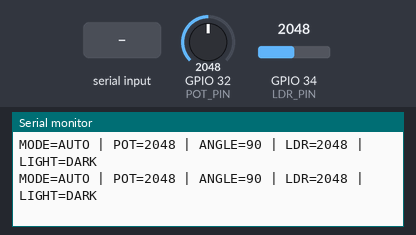
Bench run of a sketch on a simulated ESP32. On the bench: the last lines printed to the serial monitor. The test bench sets the inputs (shaded band); at power-on: GPIO 34 (LDR_PIN) = 2048, GPIO 32 (POT_PIN) = 2048.

Above: at 1.2 s.
1.3 s: GPIO 34 (LDR_PIN) set to 1931
At 1.32 s:
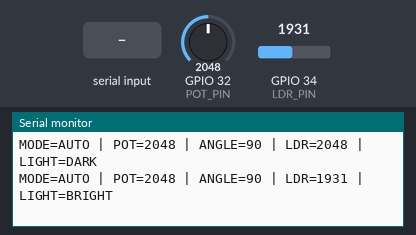
3.2 s: "2" received over Serial
At 3.24 s:
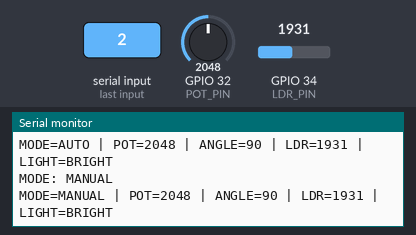
4.7 s: "4" received over Serial
At 4.76 s:
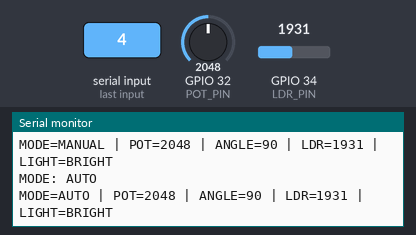
6.2 s: GPIO 32 (POT_PIN) set to 1960
At 6.27 s:
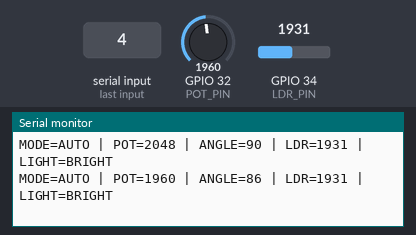
7.7 s: GPIO 32 (POT_PIN) set to 2040
At 7.79 s:
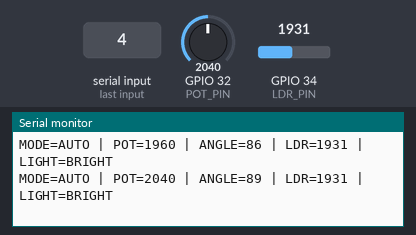
9.2 s: GPIO 34 (LDR_PIN) set to 2040
At 9.2 s:
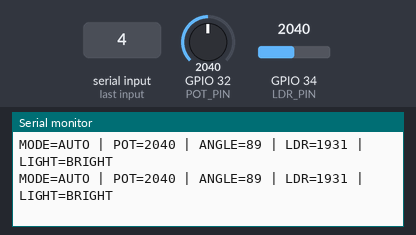
Timing chart, 0 to 11.7 s (numbered marks = the images above; inputs shaded):
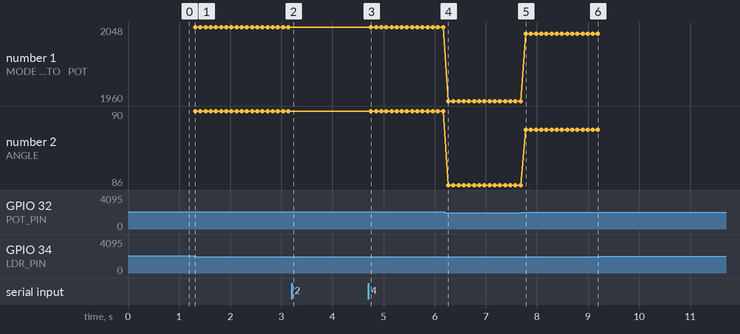

The sketch:

MASTER_CODE.ino
```cpp
#include <WiFi.h>        // Enables WiFi functionality required for ESP-NOW
#include <esp_now.h>    // Enables ESP-NOW peer-to-peer communication (no router needed)

/* =========================================================
   PIN DEFINITIONS
   Define which ESP32 pins are connected to sensors
   ========================================================= */
#define POT_PIN 32      // Analog pin connected to the potentiometer
#define LDR_PIN 34      // Analog pin connected to the LDR (light sensor)

/* =========================================================
   LIGHT THRESHOLD
   Used to decide whether the environment is DARK or BRIGHT
   ========================================================= */
#define LIGHT_THRESHOLD 2000   // ADC value below this means DARK

/* =========================================================
   MODE DEFINITIONS
   AUTO  : System controlled by sensors
   MANUAL: User controls system via Serial commands
   ========================================================= */
#define MODE_AUTO   0
#define MODE_MANUAL 1

/* =========================================================
   SLAVE MAC ADDRESS
   MAC address of the ESP32 that will receive data (SLAVE)
   ========================================================= */
uint8_t SLAVE_MAC[] = {0x00, 0x70, 0x07, 0x83, 0x77, 0x40};

/* =========================================================
   DATA PACKET STRUCTURE
   This structure bundles all data sent via ESP-NOW
   ========================================================= */
typedef struct {
  int angle;            // Servo angle calculated from potentiometer
  bool isDark;          // Light condition flag (true = DARK)
  int potValue;         // Raw potentiometer ADC value (0–4095)
  int ldrValue;         // Raw LDR ADC value (0–4095)
  uint8_t mode;         // Current operating mode (AUTO / MANUAL)
  uint8_t manualLed;    // LED control in MANUAL mode (1 = ON, 0 = OFF)
} DataPacket;

DataPacket data;        // Instance of the data packet

/* =========================================================
   SETUP FUNCTION
   Runs once when ESP32 starts
   ========================================================= */
void setup() {
  Serial.begin(115200);   // Start Serial Monitor for debugging

  // Configure sensor pins as inputs
  pinMode(POT_PIN, INPUT);
  pinMode(LDR_PIN, INPUT);

  // Initialize default system state
  data.mode = MODE_AUTO;     // Start in AUTO mode
  data.manualLed = 0;        // LED OFF by default

  // Set ESP32 to Station mode (required for ESP-NOW)
  WiFi.mode(WIFI_STA);

  // Initialize ESP-NOW protocol
  esp_now_init();

  // Register the SLAVE ESP32 as a peer
  esp_now_peer_info_t peer = {};
  memcpy(peer.peer_addr, SLAVE_MAC, 6);
  esp_now_add_peer(&peer);

  // Display system status and available commands
  Serial.println("MASTER READY");
  Serial.println("Commands: 2=MANUAL, 4=AUTO, 1=LED ON, 0=LED OFF");
}

/* =========================================================
   SERIAL COMMAND HANDLER
   Reads and processes user commands from Serial Monitor
   ========================================================= */
void handleSerial() {
  if (!Serial.available()) return;  // Exit if no input

  char cmd = Serial.read();          // Read one character

  // Switch to MANUAL mode
  if (cmd == '2') {
    data.mode = MODE_MANUAL;
    Serial.println("MODE: MANUAL");
  }

  // Switch to AUTO mode
  else if (cmd == '4') {
    data.mode = MODE_AUTO;
    Serial.println("MODE: AUTO");
  }

  // Turn LED ON (only in MANUAL mode)
  else if (cmd == '1' && data.mode == MODE_MANUAL) {
    data.manualLed = 1;
    Serial.println("LED: ON");
  }

  // Turn LED OFF (only in MANUAL mode)
  else if (cmd == '0' && data.mode == MODE_MANUAL) {
    data.manualLed = 0;
    Serial.println("LED: OFF");
  }
}

/* =========================================================
   MAIN LOOP
   Runs continuously after setup()
   ========================================================= */
void loop() {
  handleSerial();   // Check for user input

  // Read analog sensor values
  int potValue = analogRead(POT_PIN);  // Potentiometer value
  int ldrValue = analogRead(LDR_PIN);  // LDR value

  // AUTO MODE logic
  if (data.mode == MODE_AUTO) {

    // Convert potentiometer reading to servo angle (0–180°)
    data.angle = map(potValue, 0, 4095, 0, 180);

    // Determine light condition
    data.isDark = (ldrValue < LIGHT_THRESHOLD);
  }

  // Store raw sensor readings for monitoring
  data.potValue = potValue;
  data.ldrValue = ldrValue;

  // Send the data packet to the SLAVE ESP32 via ESP-NOW
  esp_now_send(SLAVE_MAC, (uint8_t *)&data, sizeof(data));

  /* ---------------------------------------------------------
     SERIAL MONITOR OUTPUT (for debugging and observation)
     --------------------------------------------------------- */
  Serial.print("MODE=");
  Serial.print(data.mode == MODE_AUTO ? "AUTO" : "MANUAL");
  Serial.print(" | POT=");
  Serial.print(potValue);
  Serial.print(" | ANGLE=");
  Serial.print(data.angle);
  Serial.print(" | LDR=");
  Serial.print(ldrValue);
  Serial.print(" | LIGHT=");
  Serial.println(data.isDark ? "BRIGHT" : "DARK");

  delay(100);  // Small delay to stabilize readings and communication
}
```

Measured:
- the behaviour switches between 2000 and 1999 on GPIO 34 (LDR_PIN) (found by bisection; images 0 and 1)
- after the input at 1.3 s, the serial monitor: prints a new line at once (image 1)
- after the input at 3.2 s, the serial monitor: prints a new line at once (image 2)
- after the input at 4.7 s, the serial monitor: prints a new line after 0.05 s (image 3)
- after the input at 6.2 s, the serial monitor: prints a new line after 0.07 s (image 4)
- after the input at 7.7 s, the serial monitor: prints a new line after 0.08 s (image 5)
- plotted number 1: 2048 → 1960 after the input at 6.2 s, 1960 → 2040 after the input at 7.7 s
- plotted number 2: 90 → 86 after the input at 6.2 s, 86 → 89 after the input at 7.7 s
